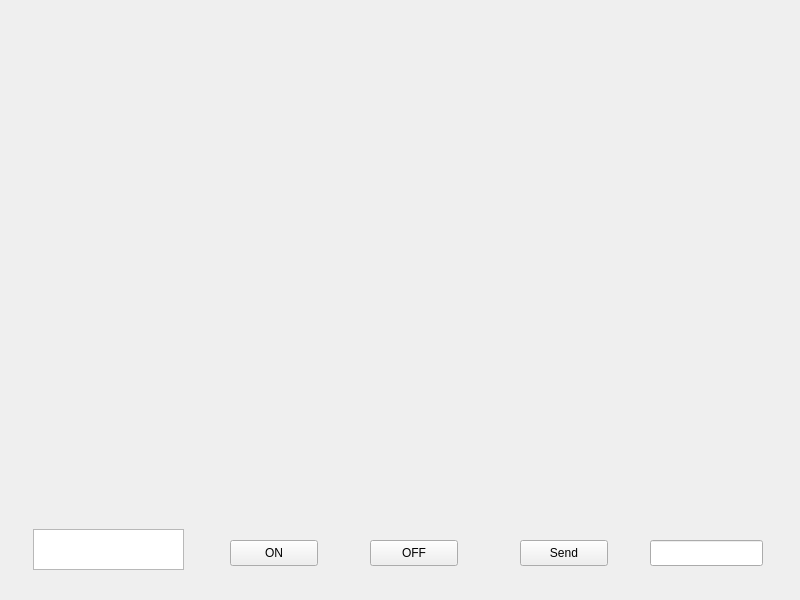
<?xml version="1.0" encoding="UTF-8"?>
<ui version="4.0">
 <class>Widget</class>
 <widget class="QWidget" name="Widget">
  <property name="geometry">
   <rect>
    <x>0</x>
    <y>0</y>
    <width>800</width>
    <height>600</height>
   </rect>
  </property>
  <property name="windowTitle">
   <string>Widget</string>
  </property>
  <widget class="QPushButton" name="Bt_video_on_off">
   <property name="geometry">
    <rect>
     <x>230</x>
     <y>540</y>
     <width>88</width>
     <height>26</height>
    </rect>
   </property>
   <property name="text">
    <string>ON</string>
   </property>
  </widget>
  <widget class="QPushButton" name="Bt_video_off">
   <property name="geometry">
    <rect>
     <x>370</x>
     <y>540</y>
     <width>88</width>
     <height>26</height>
    </rect>
   </property>
   <property name="text">
    <string>OFF</string>
   </property>
  </widget>
  <widget class="QWidget" name="videoContainer" native="true">
   <property name="geometry">
    <rect>
     <x>70</x>
     <y>10</y>
     <width>640</width>
     <height>480</height>
    </rect>
   </property>
  </widget>
  <widget class="QTextEdit" name="Text_tcp_recv_text">
   <property name="geometry">
    <rect>
     <x>33</x>
     <y>529</y>
     <width>151</width>
     <height>41</height>
    </rect>
   </property>
  </widget>
  <widget class="QPushButton" name="Bt_tcp_send">
   <property name="geometry">
    <rect>
     <x>520</x>
     <y>540</y>
     <width>88</width>
     <height>26</height>
    </rect>
   </property>
   <property name="text">
    <string>Send</string>
   </property>
  </widget>
  <widget class="QLineEdit" name="lineEdit_tcp_send">
   <property name="geometry">
    <rect>
     <x>650</x>
     <y>540</y>
     <width>113</width>
     <height>26</height>
    </rect>
   </property>
  </widget>
 </widget>
 <resources/>
 <connections/>
</ui>
